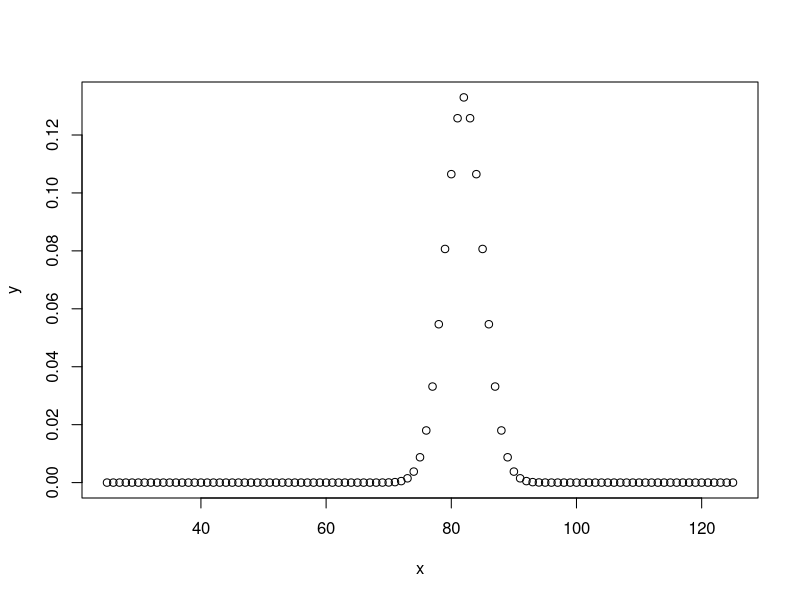

Generate this figure with R:
library('ggplot2')
# creating a sequence of values 
# between 25 to 125 with a difference of 1
x = seq(25, 125, by=1)
 
# dnorm function returns the value of the probability density function (pdf) of the normal distribution
y = dnorm(x, mean=82, sd=3)
  
# Plot the graph.
plot(x, y)